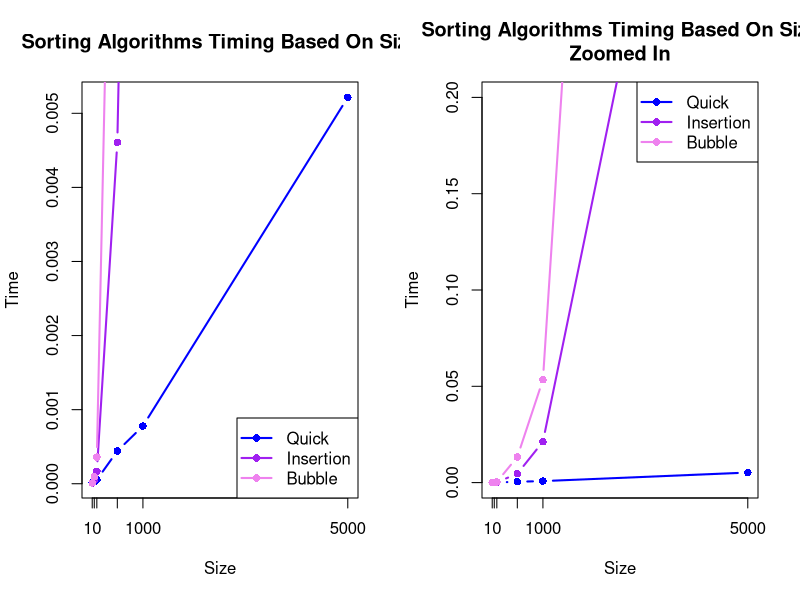
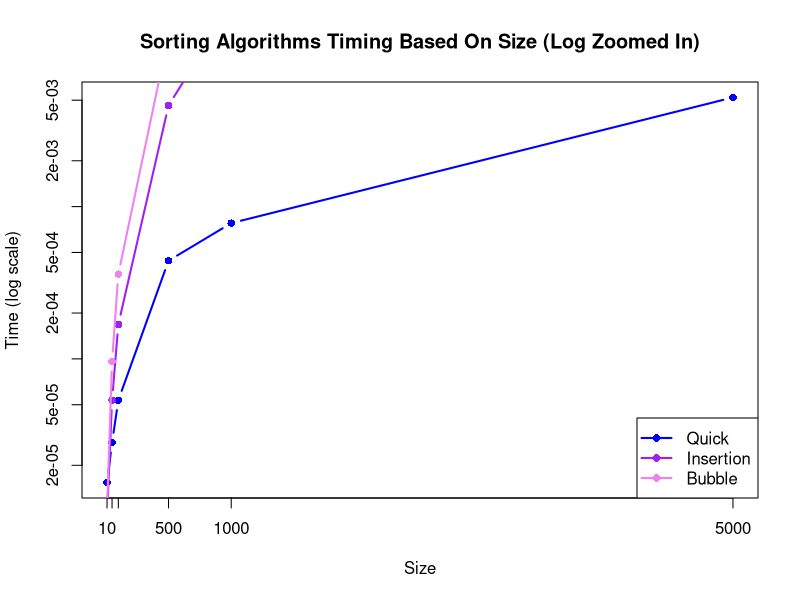

Source code (R) for these figures, in order:
# Defining sizes and duration per algorithm ####
quick_times = c(1.540000e-05, 2.820000e-05, 5.350000e-05, 4.413000e-04, 7.790000e-04, 5.214600e-03)
insertion_times = c(9.299998e-06, 5.350000e-05, 1.683000e-04, 4.606700e-03, 2.121750e-02, 5.386755e-01)
bubble_times = c(1.049999e-05, 9.600000e-05, 3.599000e-04, 1.327840e-02, 5.337260e-02, 1.692980e+00)
sizes = c(10, 50, 100, 500, 1000, 5000)

# Standard Graph ####
par(mfrow = c(1,2))
plot(sizes, quick_times, type ='b', 
     xlab = 'Size', 
     ylab = 'Time',
     xaxt = 'n', 
     col = 'blue', 
     lwd = 2, 
     pch=16,
     main = 'Sorting Algorithms Timing Based On Size')
axis(1, at = sizes)

lines(sizes, insertion_times, type = 'b', col = 'purple',lwd=2, pch=16)
lines(sizes, bubble_times, type = 'b', col = 'violet', lwd=2, pch=16)

legend('bottomright', legend = c('Quick', 'Insertion', 'Bubble'), 
       col = c('Blue', 'Purple', "Violet"),
       pch = 16, lwd =2,
       lty = 1)

# Zoomed in standard graph ####
plot(sizes, quick_times, type ='b', 
     xlab = 'Size',
     ylab = 'Time',
     xaxt = 'n', 
     col = 'blue',
     lwd = 2, 
     pch = 16, 
     ylim = c(0, 0.2),
     main = 'Sorting Algorithms Timing Based On Size
Zoomed In')

lines(sizes, insertion_times, type = 'b', col = 'purple',lwd=2, pch=16)
lines(sizes, bubble_times, type = 'b', col = 'violet', lwd=2, pch=16)

axis(1, at = sizes)

legend('topright', legend = c('Quick', 'Insertion', 'Bubble'), 
       col = c('Blue', 'Purple', "Violet"),
       pch = 16, lwd =2,
       lty = 1)


# Zoomed Log Graph ####
par(mfrow = c(1,1))
plot(sizes, quick_times, type ='b',
     xlab = 'Size', ylab = 'Time (log scale)', 
     xaxt = 'n',
     log = 'y',
     col = 'blue', lwd = 2, pch = 16,
     main = 'Sorting Algorithms Timing Based On Size (Log Zoomed In)')

axis(1, at = sizes)

lines(sizes, insertion_times, type = 'b', col = 'purple', lwd = 2, pch = 16)
lines(sizes, bubble_times, type = 'b', col = 'violet', lwd = 2, pch = 16)

legend('bottomright',
       legend = c('Quick', 'Insertion', 'Bubble'),
       col = c('blue', 'purple', 'violet'),
       pch = 16,
       lwd = 2,
       lty = 1)
